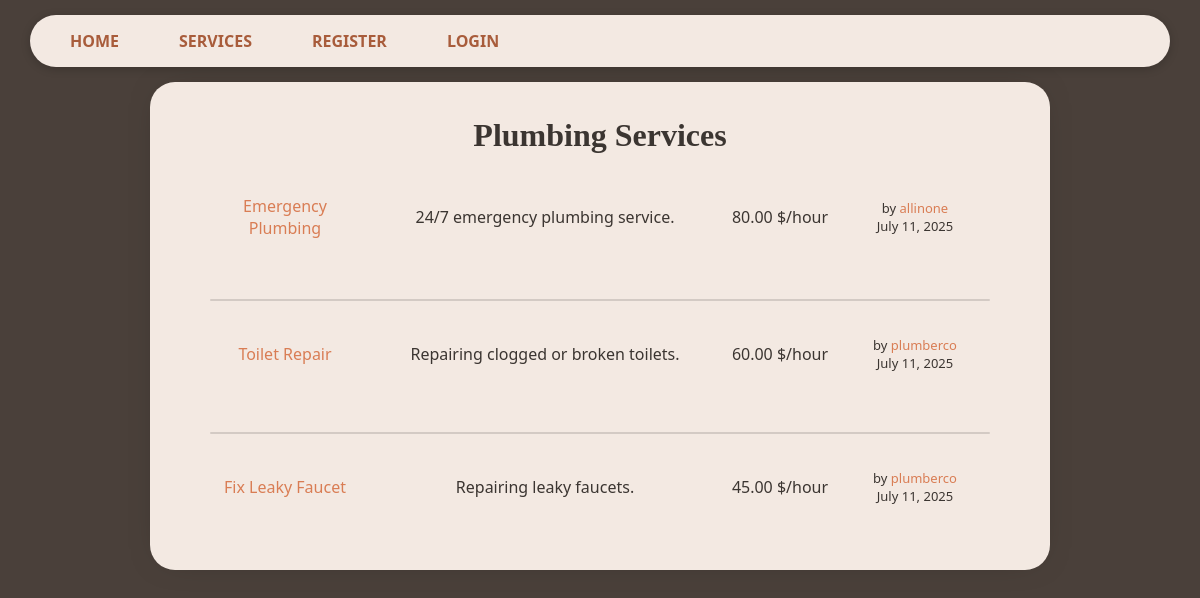
The page /services/Plumbing/ on the database its author committed.
### services/models.py (models this page shows, shortened)
class Service(models.Model):
    company = models.ForeignKey(Company, on_delete=models.CASCADE)
    name = models.CharField(max_length=40)
    description = models.TextField()
    price_hour = models.DecimalField(decimal_places=2, max_digits=100)
    rating = models.IntegerField(validators=[MinValueValidator(
        0), MaxValueValidator(5)], default=0)
    choices = (
        ('Air Conditioner', 'Air Conditioner'),
        ('Carpentry', 'Carpentry'),
        ('Electricity', 'Electricity'),
        ('Gardening', 'Gardening'),
        ('Home Machines', 'Home Machines'),
        ('House Keeping', 'House Keeping'),
        ('Interior Design', 'Interior Design'),
        ('Locks', 'Locks'),
        ('Painting', 'Painting'),
        ('Plumbing', 'Plumbing'),
        ('Water Heaters', 'Water Heaters'),
    )
    field = models.CharField(max_length=30, blank=False,
                             null=False, choices=choices)
    date = models.DateTimeField(auto_now=True, null=False)

### users/models.py (models this page shows, shortened)
class Company(models.Model):
    user = models.OneToOneField(
        User, on_delete=models.CASCADE, primary_key=True)
    field = models.CharField(max_length=70, choices=(('Air Conditioner', 'Air Conditioner'),
                                                     ('All in One', 'All in One'),
                                                     ('Carpentry', 'Carpentry'),
                                                     ('Electricity',
                                                      'Electricity'),
                                                     ('Gardening', 'Gardening'),
                                                     ('Home Machines',
                                                      'Home Machines'),
                                                     ('House Keeping',
                                                      'House Keeping'),
                                                     ('Interior Design',
                                                      'Interior Design'),
                                                     ('Locks', 'Locks'),
                                                     ('Painting', 'Painting'),
                                                     ('Plumbing', 'Plumbing'),
                                                     ('Water Heaters', 'Water Heaters')), blank=False, null=False)
    rating = models.IntegerField(
        validators=[MaxValueValidator(5), MinValueValidator(0)], default=0)

class User(AbstractUser):
    is_company = models.BooleanField(default=False)
    is_customer = models.BooleanField(default=False)
    email = models.CharField(max_length=100, unique=True)

### services/views.py (the view)
# urls.py: path('<slug:field>/', v.service_field, name='services_field'),
def service_field(request, field):
    field = field.replace('-', ' ').title()
    services = Service.objects.filter(
        field=field).order_by("-date")
    return render(request, 'services/field.html', {'services': services, 'field': field})

### services/templates/services/field.html (shortened to what this page needs)
{% extends 'main/base.html' %}
{% block content %}
    {% if services.all|length != 0 %}
        <p class="title">{{field}} Services</p>
        <ul class='services_list'>
            {% for service in services %}
                <div class="service-header">
                    <a href="/services/{{service.id}}">
                        <p class="service-name">{{service.name}}</p>
                    </a>
                    <p class="service-description">{{service.description}}</p>
                    <p class="service-price">{{service.price_hour}} $/hour</p>
                    <p class="service-company-info">
                        by <a href="/company/{{service.company.user}}">{{service.company.user}}</a>
                        <br>{{ service.date|date:"F d, Y" }}
                    </p>
                </div>
                {% if forloop.counter != services|length %}
                    <div class="line"></div>
                {% endif %}
            {% endfor %}
        </ul>
    {% else %}
        <h2>Sorry. No {{field}} services available</h2>
    {% endif %}
{% endblock %}

### static/css/style.css (style rules this page uses)
:root { --primary-color: #4a403a; --secondary-color: #f3e9e2; --accent-color: #d97d54; --accent-color-dark: #a85c3b; --text-color-light: #f3e9e2; --text-color-dark: #3b3531; --error-color: #c94a4a; --border-color: #d1c7c0; --font-family-sans-serif: system-ui, -apple-system, BlinkMacSystemFont, "Segoe UI", Roboto, "Helvetica Neue", Arial, sans-serif; --font-family-serif: Iowan Old Style, "Apple Garamond", Baskerville, "Times New Roman", "Droid Serif", Times, "Source Serif Pro", serif; --font-size-base: 1rem; --font-size-lg: 1.25rem; --font-size-xl: 1.5rem; --font-size-xxl: 2rem; --font-weight-normal: 400; --font-weight-bold: 700; }
body { background: var(--primary-color); font-family: var(--font-family-sans-serif); padding: 0; margin: 0; color: var(--text-color-light); }
a { color: var(--accent-color); text-decoration: none; transition: color 0.2s; }
.content p { text-align: center; margin: 15px 0; }
.title { text-align: center; font-family: var(--font-family-serif); font-size: var(--font-size-xxl); font-weight: var(--font-weight-bold); text-decoration-color: var(--accent-color-dark); }
.line { width: 100%; margin: 35px auto 10px; height: 2px; background-color: #00000022; border-radius: 20px; }
.service-header { display: grid; grid-template-columns: 150px minmax(0, 1fr) 100px 150px; gap: 10px; align-items: center; padding: 10px 0; }
.service-name, .service-description, .service-price, .service-company-info { text-align: left; margin: 0; }
.service-description { white-space: normal; }
.service-price { text-align: right; }
.service-company-info { font-size: small; }
.services_list { padding: 0; margin-bottom: 20px; }

### rows shown on the page
Service: name "Emergency Plumbing", description "24/7 emergency plumbing service.", price_hour "80.00", company.user "allinone", date "July 11, 2025"
Service: name "Toilet Repair", description "Repairing clogged or broken toilets.", price_hour "60.00", company.user "plumberco", date "July 11, 2025"
Service: name "Fix Leaky Faucet", description "Repairing leaky faucets.", price_hour "45.00", company.user "plumberco", date "July 11, 2025"

### other values the page prints
{{ field }} "Plumbing"
